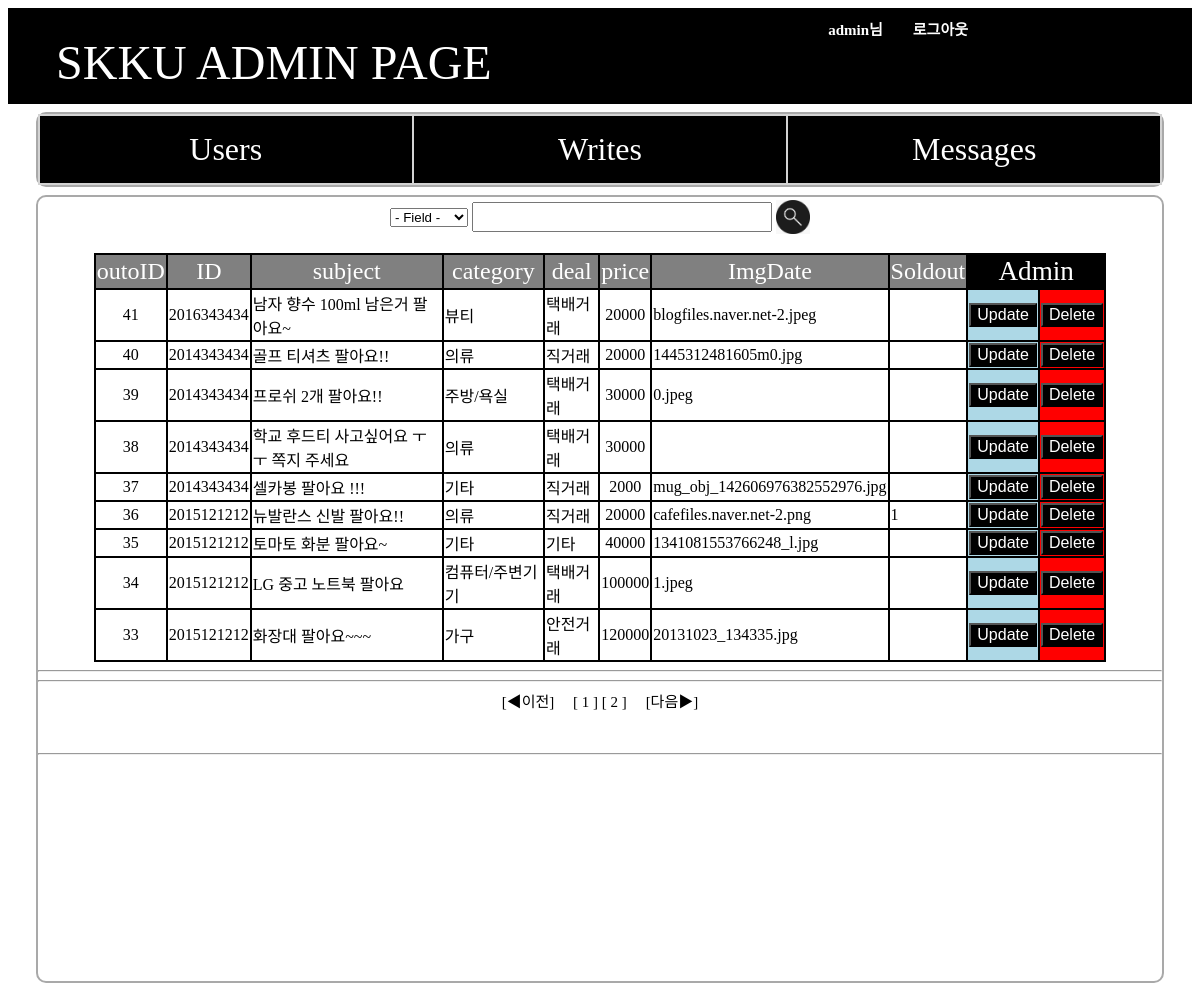
/adminpage2.php (signed in), run on the app's committed database.
### tables this page shows
CREATE TABLE `writes` (
  `outoID` int(11) NOT NULL,
  `id` varchar(40) NOT NULL,
  `subject` varchar(50) NOT NULL,
  `category` varchar(20) NOT NULL,
  `deal` varchar(10) DEFAULT NULL,
  `price` int(20) DEFAULT NULL,
  `content` text NOT NULL,
  `imgname` varchar(100) DEFAULT NULL,
  `data` mediumblob,
  `soldout` int(11) DEFAULT NULL
);

### adminpage2.php (the view, shortened to what this page needs)
<?php
$con = mysqli_connect('localhost','flea','7941','flea');
$query = "SELECT * FROM writes";
$mtotal=0;
$mview=9;
if(isset($_GET['mpage']) && $_GET['mpage'] !=""){
		$mpage = $_GET['mpage'];
}else{
	$mpage=1;
}
$result = mysqli_query($con,$query);
while($row = mysqli_fetch_array($result)){
	$mtotal++;
}
$mlink=ceil(($mtotal/$mview)+0.5);
$pagarray = get_page($mtotal,$mview,$mlink,$mpage);
function get_page($mtotal,$mview,$mlink,$mpage) {
  $p[total] = ceil($mtotal / $mview);
  $p[srt] = floor(($mpage -1) / $mlink) * $mlink +1;
  $p[end] = ($p[srt] + $mlink -1 > $p[total]) ? $p[total] : $p[srt] + $mlink -1;
  $p[prev] = ($mpage < $mlink) ? $p[srt] : $p[srt] -1;
  $p[next] = ($p[end] +1 > $p[total]) ? $p[end] : $p[end] +1;
  return $p;
}
?>
<html>
<body>
	<div style=" color:black; WIDTH: 100%; HEIGHT: 100%">
	<div id="header0">
<h1>
<?php
	echo $_SESSION['adminlogin']."님　　";
	echo "<a class=top href=logout.php>로그아웃　　</a>";
?>
</h1>
</div>
	<div class="header">
	<a class="flea" href="adminpage.php">　SKKU ADMIN PAGE </a>
	</div>
	<div style="background-color:white; margin: 0.5em auto; width:95%;height:auto; border-radius:10px;border:2px solid darkgray;">
	<table class="menu" width="100%" cellpadding="15">
	<tr bgcolor="black">
	<td class="menu" WIDTH=33.3%><a class="linkmenu" href=adminpage.php>Users</a></td>
	<td class="menu" WIDTH=33.3%><a class="linkmenu" href=adminpage2.php>Writes</a></td>
	<td class="menu" WIDTH=33.3%><a class="linkmenu" href=adminpage3.php>Messages</a></td>
	</tr>
	</table>
	</div>
	<div style="background-color:white; margin: 0.5em auto; width:95%;height:100%; border-radius:10px;border:2px solid darkgray;">
	<center>
	<form method="post" action="<?php echo $_SERVER['PHP_SELF'];?>">
	<table>
	<tr>
	<td><select name="field" ailgn=center>
	<option value="">- Field -</option>
	</select></td>
	<td><input type="text" name="search" size="35" style="font-size:13pt; height:30px; width:300px"></td>
	<td><input type="image" name="btnsearch" value="검색" src="img/search.jpg" width="34" height="34" align="center">
	</td>
	</tr>
	</table>
	</form>
	<table width=90% bgcolor="black">
	<tr>
	<td class="key">outoID</td>
	<td class="key">ID</td>
	<td class="key">subject</td>
	<td class="key">category</td>
	<td class="key">deal</td>
	<td class="key">price</td>
	<td class="key">ImgDate</td>
	<td class="key">Soldout</td>
	<td class="key2" colspan="2">Admin</td>
	</tr>
<?php
	$query = $query." ORDER BY outoID DESC";
	$result = mysqli_query($con,$query);
	$item=0;
	while($row = mysqli_fetch_array($result)){
	if($item >= (($mpage*9)-9)){
?>
	<tr bgcolor="white">
	<form method='post' action="<?php echo $_SERVER['PHP_SELF'];?>">
	<td style="text-align:center;"><?php echo $row[outoID];?></td>
	<td><?php echo $row[id];?></td>
	<td><?php echo $row[subject];?></td>
	<td><?php echo $row[category];?></td>
	<td><?php echo $row[deal];?></td>
	<td style="text-align:center;"><?php echo $row[price];?></td>
	<td><?php echo $row[imgname];?></td>
	<td><?php echo $row[soldout];?></td>
	<td bgcolor=lightblue style="text-align:center;"><input type="submit" name="update" value="Update"></td>
	<td bgcolor=red style="text-align:center;"><input type="submit" name="delete" value="Delete"></td>
	</form>
	</tr>
<?php
	}
	$item++;
	if($item == $mpage*9){
		break;
	}
}
echo "</table><hr/>";
?>
	</center>
<?php
echo "<hr/><center>";
echo "<form method='post' action='".$_SERVER['PHP_SELF']."'>";
echo "<a class='item' href=adminpage2.php?mpagearray=$pagarray[prev]> [◀이전]　</a>";
for($i=$pagarray[srt]; $i<=$pagarray[end]; $i++) {
	if($page==$i){
			echo "<a class='item' href=adminpage2.php?mpage=$i><b> [ ".$i." ] </b></a>";
	}else{
		echo "<a class='item' href=adminpage2.php?mpage=$i> [ ".$i." ] </a>";
	}
}
echo "<a class='item' href=adminpage2.php?mpage=$i&mpagearray=$pagarray[next]>　[다음▶] </a>";
echo "</form>";
echo "<br/><hr/>";
echo "</center>";
?>
	</div>
</div>
</body>
</html>

### adminpage2.php (style rules this page uses)
input[type="submit"] { font-size: 1em; color:white; background-color:black; }
a.item { font-size:15px; color:black; text-decoration:none; }
a.linkmenu { color:white; text-decoration:none; }
div.header { background-color:black; color:green; WIDTH: 100%; HEIGHT: 80px; TEXT-ALIGN: left; border-bottom:1px solid black; }
a.flea { color:white;text-decoration:none;font-size: 3em;font:bold; }
table.menu { font-size:100%;background:lightgray; }
td.menu { background:black; color:white; font-size:200%; margin:30px 30px; text-align:center; }
td.key { background:gray; color:white; font-size:150%; margin:30px 30px; text-align:center; }
td.key2 { background:black; color:white; font-size:170%; margin:30px 30px; text-align:center; }
#header0 { background:black; WIDTH: 100%; HEIGHT: 15px }
#header0 H1 { POSITION: absolute; TEXT-ALIGN: right; FONT-SIZE: 15px; WIDTH: 80%; COLOR: white; }
a.top { color:white;text-decoration:none;text-align:center;font:bold; }

### data on the page
writes: outoID "41", id "2016343434", subject "남자 향수 100ml 남은거 팔아요~", category "뷰티", deal "택배거래", price "20000", imgname "blogfiles.naver.net-2.jpeg"
writes: outoID "40", id "2014343434", subject "골프 티셔츠 팔아요!!", category "의류", deal "직거래", price "20000", imgname "1445312481605m0.jpg"
writes: outoID "39", id "2014343434", subject "프로쉬 2개 팔아요!!", category "주방/욕실", deal "택배거래", price "30000", imgname "0.jpeg"
writes: outoID "38", id "2014343434", subject "학교 후드티 사고싶어요 ㅜㅜ 쪽지 주세요", category "의류", deal "택배거래", price "30000"
writes: outoID "37", id "2014343434", subject "셀카봉 팔아요 !!!", category "기타", deal "직거래", price "2000", imgname "mug_obj_142606976382552976.jpg"
writes: outoID "36", id "2015121212", subject "뉴발란스 신발 팔아요!!", category "의류", deal "직거래", price "20000", imgname "cafefiles.naver.net-2.png", soldout "1"
writes: outoID "35", id "2015121212", subject "토마토 화분 팔아요~", category "기타", deal "기타", price "40000", imgname "1341081553766248_l.jpg"
writes: outoID "34", id "2015121212", subject "LG 중고 노트북 팔아요", category "컴퓨터/주변기기", deal "택배거래", price "100000", imgname "1.jpeg"
writes: outoID "33", id "2015121212", subject "화장대 팔아요~~~", category "가구", deal "안전거래", price "120000", imgname "20131023_134335.jpg"

### other printed values
$_SESSION['adminlogin'] "admin"
